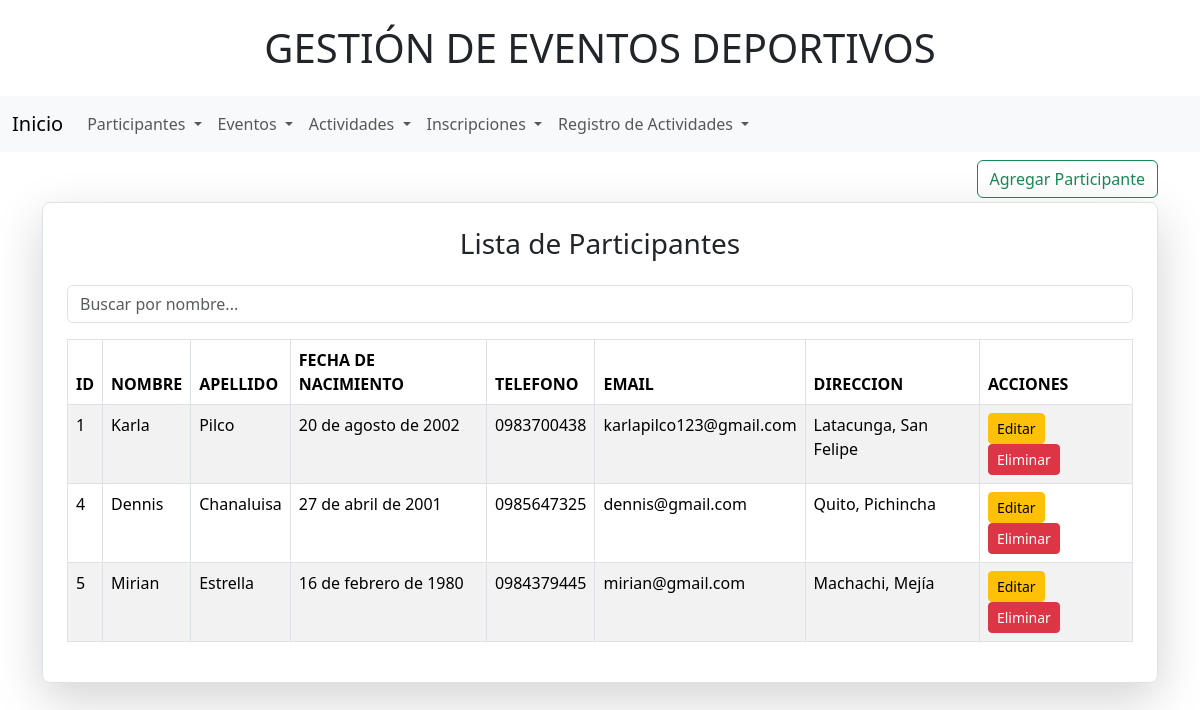
/listadoParticipantes/, run on the app's committed database.
### Aplicaciones/Gestiones/models.py (models this page shows, shortened)
class Participante(models.Model):
    id = models.AutoField(primary_key=True)
    nombre = models.CharField(max_length=100)
    apellido = models.CharField(max_length=100)
    email = models.EmailField(unique=True)
    telefono = models.CharField(max_length=15, blank=True, null=True)
    fecha_nacimiento = models.DateField(blank=True, null=True)
    direccion = models.TextField(blank=True, null=True)

### Aplicaciones/Gestiones/views.py (the view)
# urls.py: path('listadoParticipantes/', views.listadoParticipantes),  # Página con el listado de participantes
def listadoParticipantes(request):
    participantes = Participante.objects.all()
    return render(request, 'listadoParticipantes.html', {'participantes': participantes})

### Aplicaciones/Gestiones/templates/listadoParticipantes.html (shortened to what this page needs)
{% extends "./plantilla.html" %}
{% block contenido %}
<div class="container mt-2">
    <div class="card-body text-end">
        <a href="/nuevoParticipante/" class="btn btn-outline-success mb-1">Agregar Participante</a>
    </div>
    <div class="border p-4 rounded-3 shadow-lg">
        <h3 class="mb-4 text-center">Lista de Participantes</h3>
        <div class="mb-3">
            <input type="text" id="searchInput" class="form-control" placeholder="Buscar por nombre..." onkeyup="filterTable()">
        </div>
        <table class="table table-bordered table-striped table-hover" id="participantsTable">
            <thead>
                <tr>
                    <th>ID</th>
                    <th>NOMBRE</th>
                    <th>APELLIDO</th>
                    <th>FECHA DE NACIMIENTO</th>
                    <th>TELEFONO</th>
                    <th>EMAIL</th>
                    <th>DIRECCION</th>
                    <th>ACCIONES</th>
                </tr>
            </thead>
            <tbody>
                {% for participante in participantes %}
                    <tr>
                        <td>{{ participante.id }}</td>
                        <td>{{ participante.nombre }}</td>
                        <td>{{ participante.apellido }}</td>
                        <td>{{ participante.fecha_nacimiento }}</td>
                        <td>{{ participante.telefono }}</td>
                        <td>{{ participante.email }}</td>
                        <td>{{ participante.direccion }}</td>
                        <td>
                            <a href="/editarParticipante/{{ participante.id }}" class="btn btn-warning btn-sm me-2">Editar</a>
                            <a href="/eliminarParticipante/{{ participante.id }}" class="btn btn-danger btn-sm">Eliminar</a>
                        </td>
                    </tr>
                {% endfor %}
            </tbody>
        </table>
    </div>
</div>
{% endblock %}

### data on the page
Participante: id "1", nombre "Karla", apellido "Pilco", fecha_nacimiento "20 de agosto de 2002", telefono "0983700438", email "karlapilco123@gmail.com", direccion "Latacunga, San Felipe"
Participante: id "4", nombre "Dennis", apellido "Chanaluisa", fecha_nacimiento "27 de abril de 2001", telefono "0985647325", email "dennis@gmail.com", direccion "Quito, Pichincha"
Participante: id "5", nombre "Mirian", apellido "Estrella", fecha_nacimiento "16 de febrero de 1980", telefono "0984379445", email "mirian@gmail.com", direccion "Machachi, Mejía"
